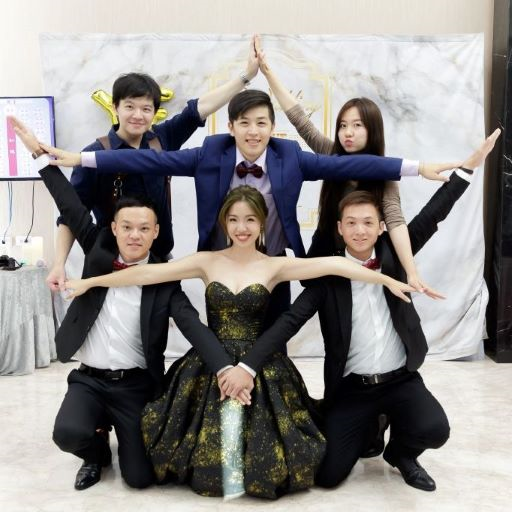
#> input picture wedding.bmp, 512 x 512 px
$ python a-3-5-face-detect.py
#> lines starting #> are read from the running program, lines starting #| are printed output that depends on the picture; after the words box and inside, x2 and y2 are one past the last pixel; in counts of white or black regions, pixels touching at a corner belong together
import cv2

faceCascade = cv2.CascadeClassifier('/home/pi/opencv/opencv-master/data/haarcascades/haarcascade_frontalface_alt2.xml')

o= cv2.imread('wedding.bmp')
#> o is the input picture: shape (512, 512, 3); mean B, G, R 138.3, 140.3, 143.9
image = o

gray = cv2.cvtColor(image, cv2.COLOR_BGR2GRAY)
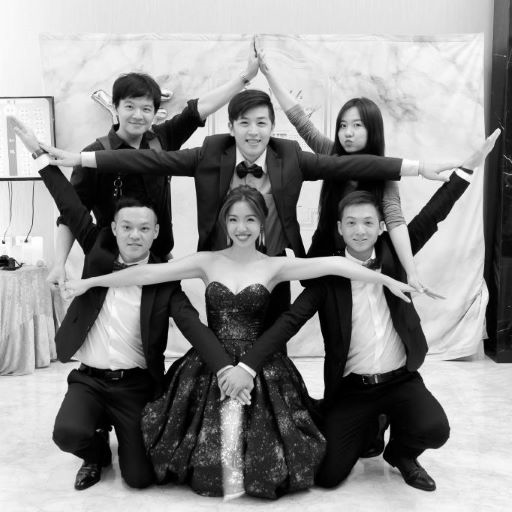
#> gray: shape (512, 512); min 0, max 255, mean 141.2

faces = faceCascade.detectMultiScale(gray, 1.1, 3)
#> faces = [[331, 111, 40, 40], [219, 202, 46, 46], [116, 91, 44, 44], [336, 204, 48, 48], [111, 208, 50, 50], [229, 104, 48, 48]]
print('faces :\n', faces)
#| faces :
#|  [[331 111  40  40]
#|  [219 202  46  46]
#|  [116  91  44  44]
#|  [336 204  48  48]
#|  [111 208  50  50]
#|  [229 104  48  48]]

for (x,y,w,h) in faces:
    image = cv2.rectangle(image, (x,y), (x+w, y+h), (255,255,0), 2)
#> this loop made 6 passes
#> pass 1, `image = cv2.rectangle(image, (x,y), (x+w, y+h), (255,255,0), 2)`:
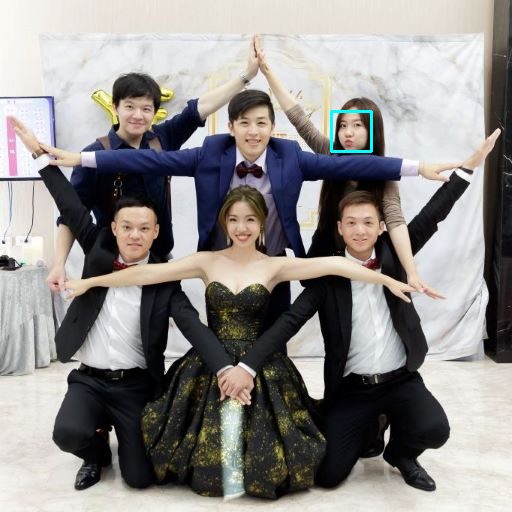
#> image: shape (512, 512, 3); 0.18% of pixels changed, all inside (x1, y1, x2, y2) = (330, 110, 373, 153)
#> pass 2, `image = cv2.rectangle(image, (x,y), (x+w, y+h), (255,255,0), 2)`:
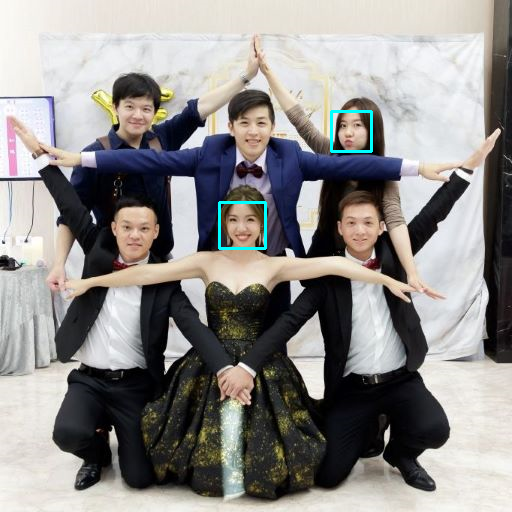
#> image: shape (512, 512, 3); 0.21% of pixels changed, all inside (x1, y1, x2, y2) = (218, 201, 267, 250)
#> pass 3, `image = cv2.rectangle(image, (x,y), (x+w, y+h), (255,255,0), 2)`:
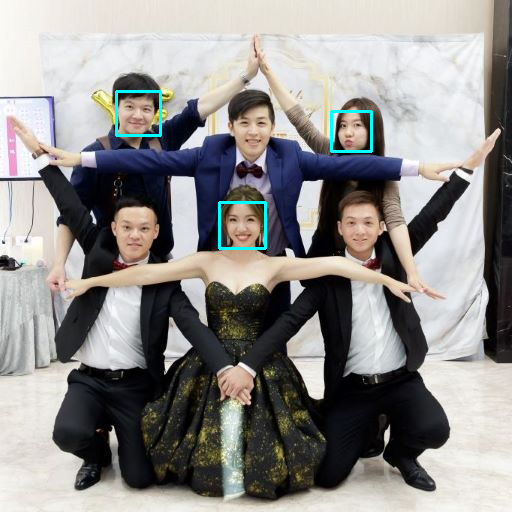
#> image: shape (512, 512, 3); 0.2% of pixels changed, all inside (x1, y1, x2, y2) = (115, 90, 162, 137)
#> after the loop:
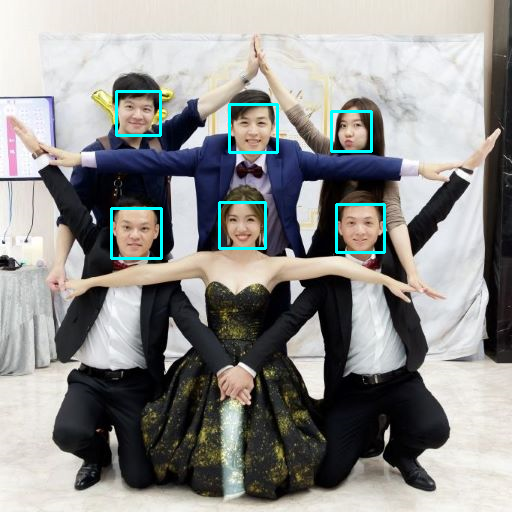
#> image: shape (512, 512, 3); 0.66% of pixels changed, all inside (x1, y1, x2, y2) = (110, 103, 386, 260)

cv2.namedWindow('video', cv2.WINDOW_AUTOSIZE)
cv2.imshow('video', image)

cv2.waitKey()
cv2.destroyAllWindows()
